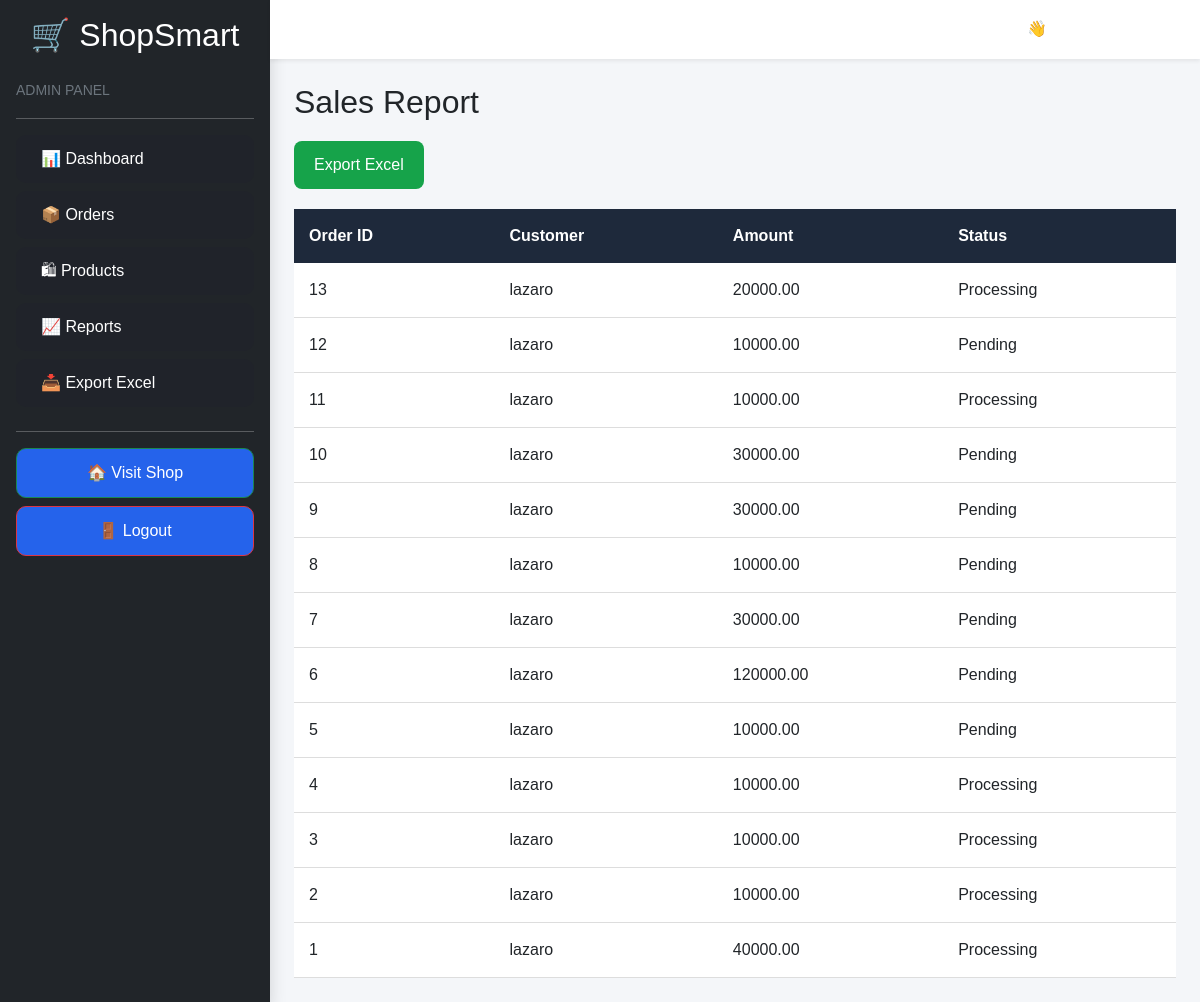
The app's page /reports/ (signed in), older data.
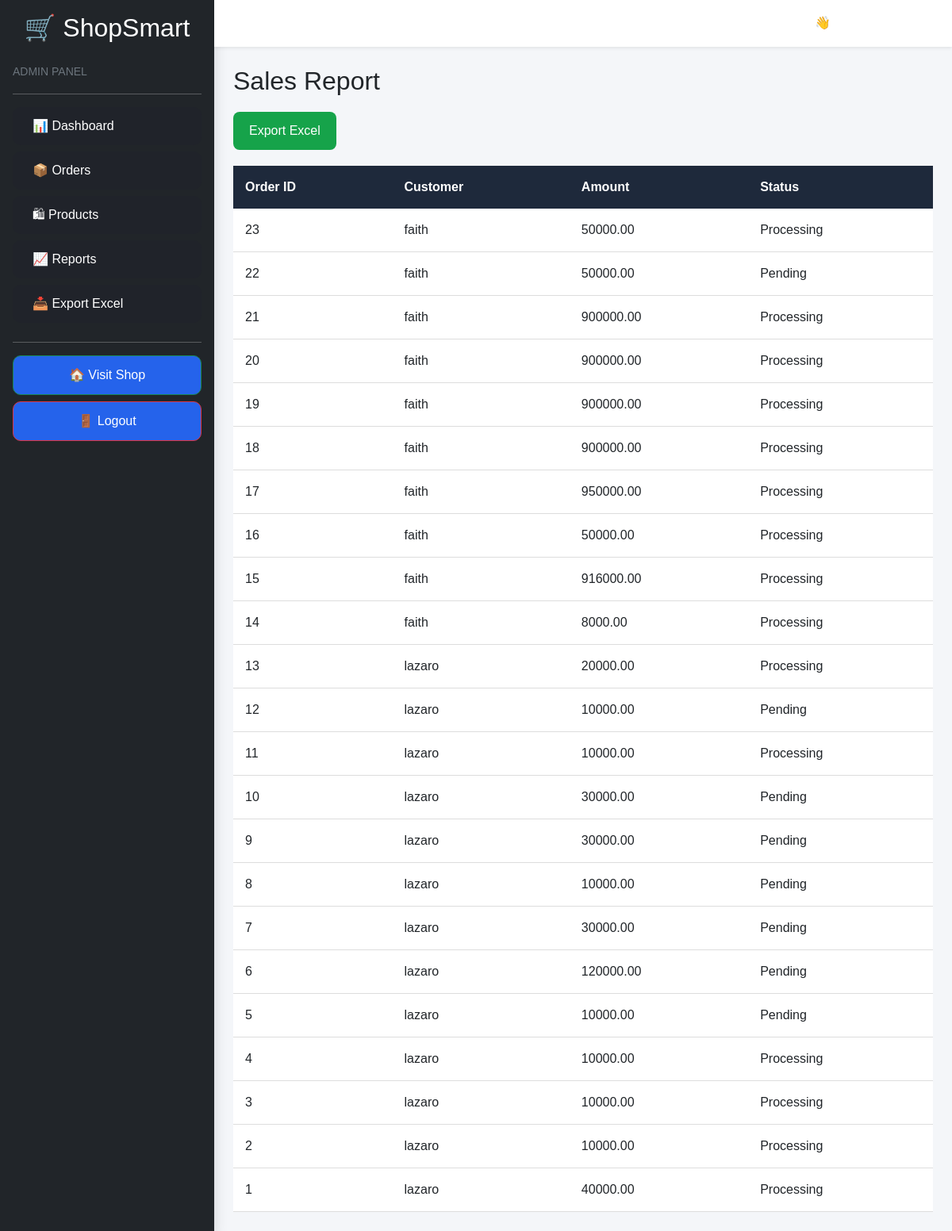
The same page, newer data.
### orders/models.py (models this page shows, shortened)
class Order(models.Model):
    STATUS_CHOICES = (
        ('Pending', 'Pending'),
        ('Approved', 'Approved'),
        ('Processing', 'Processing'),
        ('Out for Delivery', 'Out for Delivery'),
        ('Delivered', 'Delivered'),
    )
    customer = models.ForeignKey(
        User,
        on_delete=models.CASCADE
    )
    total_amount = models.DecimalField(
        max_digits=12,
        decimal_places=2
    )
    status = models.CharField(
        max_length=30,
        choices=STATUS_CHOICES,
        default='Pending'
    )
    created_at = models.DateTimeField(
        auto_now_add=True
    )

### dashboard/views.py (the view)
# urls.py: path('reports/', views.reports, name='reports'),
@login_required
@user_passes_test(admin_required)
def reports(request):
    orders = Order.objects.all().order_by('-id')
    return render(
        request,
        'dashboard/reports.html',
        {
            'orders': orders
        }
    )

### dashboard/views.py (called while the page is built)
def admin_required(user):
    return user.is_superuser

### templates/dashboard/reports.html
{% extends 'admin_base.html' %}
{% block content %}
<h2 class="page-title">
Sales Report
</h2>
<a href="{% url 'export_excel' %}"
class="export-btn">
Export Excel
</a>
<table class="custom-table">
<thead>
<tr>
    <th>Order ID</th>
    <th>Customer</th>
    <th>Amount</th>
    <th>Status</th>
</tr>
</thead>
<tbody>
{% for order in orders %}
<tr>
    <td>{{ order.id }}</td>
    <td>{{ order.customer }}</td>
    <td>{{ order.total_amount }}</td>
    <td>{{ order.status }}</td>
</tr>
{% endfor %}
</tbody>
</table>
{% endblock %}

Row changes from the older to the newer data that the page shows:
added Order: id "23", customer "faith", total_amount "50000.00", status "Processing"
added Order: id "22", customer "faith", total_amount "50000.00", status "Pending"
added Order: id "21", customer "faith", total_amount "900000.00", status "Processing"
added Order: id "20", customer "faith", total_amount "900000.00", status "Processing"
added Order: id "19", customer "faith", total_amount "900000.00", status "Processing"
added Order: id "18", customer "faith", total_amount "900000.00", status "Processing"
added Order: id "17", customer "faith", total_amount "950000.00", status "Processing"
added Order: id "16", customer "faith", total_amount "50000.00", status "Processing"
added Order: id "15", customer "faith", total_amount "916000.00", status "Processing"
added Order: id "14", customer "faith", total_amount "8000.00", status "Processing"
